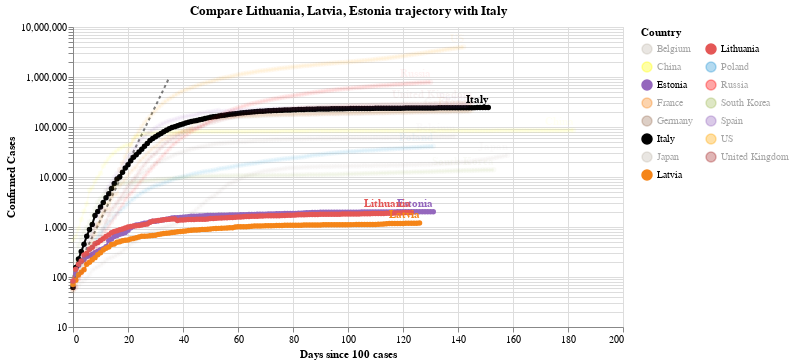

Source (notebook cell):
### Code cell
#hide_input
chart3 = make_since_chart(dff2, ['Lithuania', 'Latvia', 'Estonia'], baseline_countries)
chart3

### Figure 1 — Vega-Lite specification as saved in the notebook (floating-point values rounded to 4 significant figures; data arrays with more than 128 entries replaced by an {"elided": "..."} marker saying what was removed)
{"config": {"view": {"continuousWidth": 400, "continuousHeight": 300}}, "layer": [{"data": {"name": "data-628230001892d6798b50651be41d1b3e"}, "mark": {"type": "line", "color": "black", "opacity": 0.5, "strokeDash": [3, 3]}, "encoding": {"x": {"type": "quantitative", "field": "Days since 100 cases"}, "y": {"type": "quantitative", "field": "Confirmed Cases"}}}, {"data": {"name": "data-cf6274a33aa3f33e53c66ff3a066b12b"}, "mark": {"type": "line", "point": true}, "encoding": {"color": {"type": "nominal", "field": "Country", "legend": {"columns": 2}, "scale": {"domain": ["Belgium", "China", "Estonia", "France", "Germany", "Italy", "Japan", "Latvia", "Lithuania", "Poland", "Russia", "South Korea", "Spain", "US", "United Kingdom"], "range": ["#C1B7AD", "yellow", "#9467bd", "#F58518", "#9D755D", "black", "#C1B7AD", "#F58518", "#E45756", "#2495D3", "red", "#A1BA59", "#9467bd", "orange", "brown"]}}, "opacity": {"condition": {"value": 1, "selection": "selector008"}, "value": 0.05}, "tooltip": [{"type": "nominal", "field": "Country"}, {"type": "temporal", "field": "Date"}, {"type": "quantitative", "field": "Confirmed Cases"}, {"type": "quantitative", "field": "Days since 100 cases"}], "x": {"type": "quantitative", "field": "Days since 100 cases"}, "y": {"type": "quantitative", "field": "Confirmed Cases", "scale": {"type": "log"}}}, "selection": {"selector008": {"type": "multi", "fields": ["Country"], "bind": "legend", "init": [{"Country": "Lithuania"}, {"Country": "Latvia"}, {"Country": "Estonia"}, {"Country": "Italy"}]}}, "width": 550}, {"data": {"name": "data-cf6274a33aa3f33e53c66ff3a066b12b"}, "mark": {"type": "text", "align": "right", "dy": -8, "fontWeight": "bold"}, "encoding": {"color": {"type": "nominal", "field": "Country", "legend": {"columns": 2}, "scale": {"domain": ["Belgium", "China", "Estonia", "France", "Germany", "Italy", "Japan", "Latvia", "Lithuania", "Poland", "Russia", "South Korea", "Spain", "US", "United Kingdom"], "range": ["#C1B7AD", "yellow", "#9467bd", "#F58518", "#9D755D", "black", "#C1B7AD", "#F58518", "#E45756", "#2495D3", "red", "#A1BA59", "#9467bd", "orange", "brown"]}}, "opacity": {"condition": {"value": 1, "selection": "selector008"}, "value": 0.05}, "text": {"type": "nominal", "field": "Country"}, "tooltip": [{"type": "nominal", "field": "Country"}, {"type": "temporal", "field": "Date"}, {"type": "quantitative", "field": "Confirmed Cases"}, {"type": "quantitative", "field": "Days since 100 cases"}], "x": {"type": "quantitative", "field": "Days since 100 cases"}, "y": {"type": "quantitative", "field": "Confirmed Cases", "scale": {"type": "log"}}}, "transform": [{"filter": "(datum['Date'] >= 1595376000000)"}], "width": 550}], "title": "Compare Lithuania, Latvia, Estonia trajectory with Italy", "$schema": "https://vega.github.io/schema/vega-lite/v4.0.2.json", "datasets": {"data-628230001892d6798b50651be41d1b3e": [{"Days since 100 cases": 0, "Confirmed Cases": 100.0}, {"Days since 100 cases": 1, "Confirmed Cases": 130.0}, {"Days since 100 cases": 2, "Confirmed Cases": 169.0}, {"Days since 100 cases": 3, "Confirmed Cases": 219.7}, {"Days since 100 cases": 4, "Confirmed Cases": 285.6}, {"Days since 100 cases": 5, "Confirmed Cases": 371.3}, {"Days since 100 cases": 6, "Confirmed Cases": 482.7}, {"Days since 100 cases": 7, "Confirmed Cases": 627.5}, {"Days since 100 cases": 8, "Confirmed Cases": 815.7}, {"Days since 100 cases": 9, "Confirmed Cases": 1060.0}, {"Days since 100 cases": 10, "Confirmed Cases": 1379.0}, {"Days since 100 cases": 11, "Confirmed Cases": 1792.0}, {"Days since 100 cases": 12, "Confirmed Cases": 2330.0}, {"Days since 100 cases": 13, "Confirmed Cases": 3029.0}, {"Days since 100 cases": 14, "Confirmed Cases": 3937.0}, {"Days since 100 cases": 15, "Confirmed Cases": 5119.0}, {"Days since 100 cases": 16, "Confirmed Cases": 6654.0}, {"Days since 100 cases": 17, "Confirmed Cases": 8650.0}, {"Days since 100 cases": 18, "Confirmed Cases": 11250.0}, {"Days since 100 cases": 19, "Confirmed Cases": 14620.0}, {"Days since 100 cases": 20, "Confirmed Cases": 19000.0}, {"Days since 100 cases": 21, "Confirmed Cases": 24710.0}, {"Days since 100 cases": 22, "Confirmed Cases": 32120.0}, {"Days since 100 cases": 23, "Confirmed Cases": 41750.0}, {"Days since 100 cases": 24, "Confirmed Cases": 54280.0}, {"Days since 100 cases": 25, "Confirmed Cases": 70560.0}, {"Days since 100 cases": 26, "Confirmed Cases": 91730.0}, {"Days since 100 cases": 27, "Confirmed Cases": 119300.0}, {"Days since 100 cases": 28, "Confirmed Cases": 155000.0}, {"Days since 100 cases": 29, "Confirmed Cases": 201500.0}, {"Days since 100 cases": 30, "Confirmed Cases": 262000.0}, {"Days since 100 cases": 31, "Confirmed Cases": 340600.0}, {"Days since 100 cases": 32, "Confirmed Cases": 442800.0}, {"Days since 100 cases": 33, "Confirmed Cases": 575600.0}, {"Days since 100 cases": 34, "Confirmed Cases": 748300.0}, {"Days since 100 cases": 35, "Confirmed Cases": 972800.0}], "data-cf6274a33aa3f33e53c66ff3a066b12b": {"elided": "2158 records"}}}
